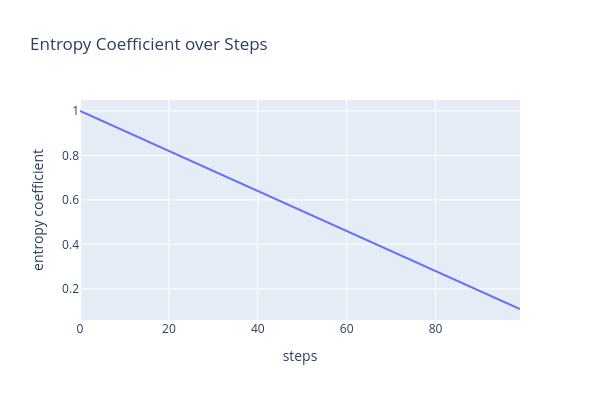

The cell this chart's notebook holds for it:
### Code cell
def entropy_scheduler(i_ent: float, f_ent:float, step: int, total_steps: int):
    """
    Entropy coefficient scheduler to try and improve policy exploration at the start.
    """
    return i_ent + (step/total_steps) * (f_ent - i_ent)


N=100
entropy = [
    entropy_scheduler(1, 0.1, step, N)
    for step in range(N)
]

line(entropy, labels={"x": "steps", "y": "entropy coefficient"}, title="Entropy Coefficient over Steps", height=400, width=600)

### Figure 1 — Plotly figure (JSON) as saved in the notebook; plotly's stock layout.template omitted (floating-point values rounded to 4 significant figures)
{"data": [{"hovertemplate": "steps=%{x}<br>entropy coefficient=%{y}<extra></extra>", "legendgroup": "", "line": {"color": "#636efa", "dash": "solid"}, "marker": {"symbol": "circle"}, "mode": "lines", "name": "", "orientation": "v", "showlegend": false, "type": "scatter", "x": [0, 1, 2, 3, 4, 5, 6, 7, 8, 9, 10, 11, 12, 13, 14, 15, 16, 17, 18, 19, 20, 21, 22, 23, 24, 25, 26, 27, 28, 29, 30, 31, 32, 33, 34, 35, 36, 37, 38, 39, 40, 41, 42, 43, 44, 45, 46, 47, 48, 49, 50, 51, 52, 53, 54, 55, 56, 57, 58, 59, 60, 61, 62, 63, 64, 65, 66, 67, 68, 69, 70, 71, 72, 73, 74, 75, 76, 77, 78, 79, 80, 81, 82, 83, 84, 85, 86, 87, 88, 89, 90, 91, 92, 93, 94, 95, 96, 97, 98, 99], "xaxis": "x", "y": [1, 0.991, 0.982, 0.973, 0.964, 0.955, 0.946, 0.937, 0.928, 0.919, 0.91, 0.901, 0.892, 0.883, 0.874, 0.865, 0.856, 0.847, 0.838, 0.829, 0.82, 0.811, 0.802, 0.793, 0.784, 0.775, 0.766, 0.757, 0.748, 0.739, 0.73, 0.721, 0.712, 0.703, 0.694, 0.685, 0.676, 0.667, 0.658, 0.649, 0.64, 0.631, 0.622, 0.613, 0.604, 0.595, 0.586, 0.577, 0.568, 0.559, 0.55, 0.541, 0.532, 0.523, 0.514, 0.505, 0.496, 0.487, 0.478, 0.469, 0.46, 0.451, 0.442, 0.433, 0.424, 0.415, 0.406, 0.397, 0.388, 0.379, 0.37, 0.361, 0.352, 0.343, 0.334, 0.325, 0.316, 0.307, 0.298, 0.289, 0.28, 0.271, 0.262, 0.253, 0.244, 0.235, 0.226, 0.217, 0.208, 0.199, 0.19, 0.181, 0.172, 0.163, 0.154, 0.145, 0.136, 0.127, 0.118, 0.109], "yaxis": "y"}], "layout": {"height": 400, "hovermode": "x unified", "legend": {"tracegroupgap": 0}, "title": {"text": "Entropy Coefficient over Steps"}, "width": 600, "xaxis": {"anchor": "y", "domain": [0, 1], "title": {"text": "steps"}}, "yaxis": {"anchor": "x", "domain": [0, 1], "title": {"text": "entropy coefficient"}}}}
